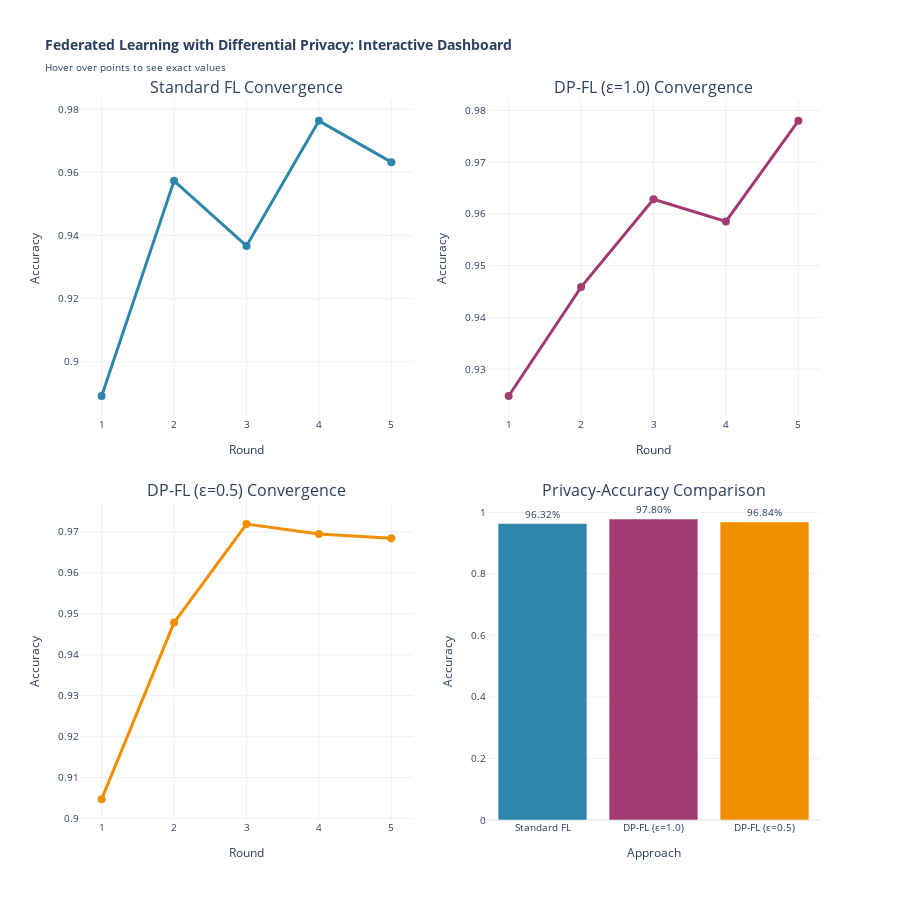

Notebook cell for this chart:
### Markdown cell above
## Step 11C: Interactive Plotly Dashboard (Professional Polish)

Now let's create an interactive dashboard where you can hover to see exact metrics. This is the kind of visualization you'd see in production machine learning systems.

### Code cell
import plotly.graph_objects as go
from plotly.subplots import make_subplots

# Create interactive comparison dashboard
fig = make_subplots(
    rows=2, cols=2,
    subplot_titles=(
        'Standard FL Convergence', 
        'DP-FL (ε=1.0) Convergence',
        'DP-FL (ε=0.5) Convergence',
        'Privacy-Accuracy Comparison'
    ),
    specs=[[{}, {}], [{}, {}]],
    vertical_spacing=0.12,
    horizontal_spacing=0.1
)

# Plot 1: Standard FL
fig.add_trace(
    go.Scatter(
        x=rounds,
        y=comparison_data['Standard FL'],
        mode='lines+markers',
        name='Standard FL',
        line=dict(color='#2E86AB', width=3),
        marker=dict(size=8),
        hovertemplate='<b>Round %{x}</b><br>Accuracy: %{y:.2%}<extra></extra>'
    ),
    row=1, col=1
)

# Plot 2: DP-FL (moderate)
fig.add_trace(
    go.Scatter(
        x=rounds,
        y=comparison_data['DP-FL (ε=1.0)'],
        mode='lines+markers',
        name='DP-FL (ε=1.0)',
        line=dict(color='#A23B72', width=3),
        marker=dict(size=8),
        hovertemplate='<b>Round %{x}</b><br>Accuracy: %{y:.2%}<extra></extra>'
    ),
    row=1, col=2
)

# Plot 3: DP-FL (strong)
fig.add_trace(
    go.Scatter(
        x=rounds,
        y=comparison_data['DP-FL (ε=0.5)'],
        mode='lines+markers',
        name='DP-FL (ε=0.5)',
        line=dict(color='#F18F01', width=3),
        marker=dict(size=8),
        hovertemplate='<b>Round %{x}</b><br>Accuracy: %{y:.2%}<extra></extra>'
    ),
    row=2, col=1
)

# Plot 4: Comparison bar chart
fig.add_trace(
    go.Bar(
        x=['Standard FL', 'DP-FL (ε=1.0)', 'DP-FL (ε=0.5)'],
        y=[final_accs_dict['Standard FL'], final_accs_dict['DP-FL (ε=1.0)'], final_accs_dict['DP-FL (ε=0.5)']],
        marker=dict(color=['#2E86AB', '#A23B72', '#F18F01']),
        text=[f"{final_accs_dict['Standard FL']:.2%}", 
              f"{final_accs_dict['DP-FL (ε=1.0)']:.2%}", 
              f"{final_accs_dict['DP-FL (ε=0.5)']:.2%}"],
        textposition='outside',
        hovertemplate='<b>%{x}</b><br>Final Accuracy: %{y:.2%}<extra></extra>',
        name='Final Accuracy'
    ),
    row=2, col=2
)

# Update axes labels
fig.update_xaxes(title_text="Round", row=1, col=1)
fig.update_xaxes(title_text="Round", row=1, col=2)
fig.update_xaxes(title_text="Round", row=2, col=1)
fig.update_xaxes(title_text="Approach", row=2, col=2)

fig.update_yaxes(title_text="Accuracy", row=1, col=1)
fig.update_yaxes(title_text="Accuracy", row=1, col=2)
fig.update_yaxes(title_text="Accuracy", row=2, col=1)
fig.update_yaxes(title_text="Accuracy", row=2, col=2)

# Update layout
fig.update_layout(
    title_text="<b>Federated Learning with Differential Privacy: Interactive Dashboard</b><br><sub>Hover over points to see exact values</sub>",
    height=900,
    showlegend=False,
    hovermode='closest',
    template='plotly_white',
    font=dict(size=10)
)

fig.show()

print("✅ Interactive dashboard created!")
print("   Hover over points to see exact accuracy values")

### Figure 1 — Plotly figure (JSON) as saved in the notebook; plotly's stock layout.template omitted (floating-point values rounded to 4 significant figures)
{"data": [{"hovertemplate": "<b>Round %{x}</b><br>Accuracy: %{y:.2%}<extra></extra>", "line": {"color": "#2E86AB", "width": 3}, "marker": {"size": 8}, "mode": "lines+markers", "name": "Standard FL", "type": "scatter", "x": [1, 2, 3, 4, 5], "xaxis": "x", "y": [0.8892, 0.9573, 0.9367, 0.9763, 0.9632], "yaxis": "y"}, {"hovertemplate": "<b>Round %{x}</b><br>Accuracy: %{y:.2%}<extra></extra>", "line": {"color": "#A23B72", "width": 3}, "marker": {"size": 8}, "mode": "lines+markers", "name": "DP-FL (ε=1.0)", "type": "scatter", "x": [1, 2, 3, 4, 5], "xaxis": "x2", "y": [0.9248, 0.9459, 0.9628, 0.9585, 0.978], "yaxis": "y2"}, {"hovertemplate": "<b>Round %{x}</b><br>Accuracy: %{y:.2%}<extra></extra>", "line": {"color": "#F18F01", "width": 3}, "marker": {"size": 8}, "mode": "lines+markers", "name": "DP-FL (ε=0.5)", "type": "scatter", "x": [1, 2, 3, 4, 5], "xaxis": "x3", "y": [0.9048, 0.9478, 0.9719, 0.9695, 0.9684], "yaxis": "y3"}, {"hovertemplate": "<b>%{x}</b><br>Final Accuracy: %{y:.2%}<extra></extra>", "marker": {"color": ["#2E86AB", "#A23B72", "#F18F01"]}, "name": "Final Accuracy", "text": ["96.32%", "97.80%", "96.84%"], "textposition": "outside", "type": "bar", "x": ["Standard FL", "DP-FL (ε=1.0)", "DP-FL (ε=0.5)"], "xaxis": "x4", "y": [0.9632, 0.978, 0.9684], "yaxis": "y4"}], "layout": {"annotations": [{"font": {"size": 16}, "showarrow": false, "text": "Standard FL Convergence", "x": 0.225, "xanchor": "center", "xref": "paper", "y": 1, "yanchor": "bottom", "yref": "paper"}, {"font": {"size": 16}, "showarrow": false, "text": "DP-FL (ε=1.0) Convergence", "x": 0.775, "xanchor": "center", "xref": "paper", "y": 1, "yanchor": "bottom", "yref": "paper"}, {"font": {"size": 16}, "showarrow": false, "text": "DP-FL (ε=0.5) Convergence", "x": 0.225, "xanchor": "center", "xref": "paper", "y": 0.44, "yanchor": "bottom", "yref": "paper"}, {"font": {"size": 16}, "showarrow": false, "text": "Privacy-Accuracy Comparison", "x": 0.775, "xanchor": "center", "xref": "paper", "y": 0.44, "yanchor": "bottom", "yref": "paper"}], "font": {"size": 10}, "height": 900, "hovermode": "closest", "showlegend": false, "title": {"text": "<b>Federated Learning with Differential Privacy: Interactive Dashboard</b><br><sub>Hover over points to see exact values</sub>"}, "xaxis": {"anchor": "y", "domain": [0, 0.45], "title": {"text": "Round"}}, "xaxis2": {"anchor": "y2", "domain": [0.55, 1], "title": {"text": "Round"}}, "xaxis3": {"anchor": "y3", "domain": [0, 0.45], "title": {"text": "Round"}}, "xaxis4": {"anchor": "y4", "domain": [0.55, 1], "title": {"text": "Approach"}}, "yaxis": {"anchor": "x", "domain": [0.56, 1], "title": {"text": "Accuracy"}}, "yaxis2": {"anchor": "x2", "domain": [0.56, 1], "title": {"text": "Accuracy"}}, "yaxis3": {"anchor": "x3", "domain": [0, 0.44], "title": {"text": "Accuracy"}}, "yaxis4": {"anchor": "x4", "domain": [0, 0.44], "title": {"text": "Accuracy"}}}}
